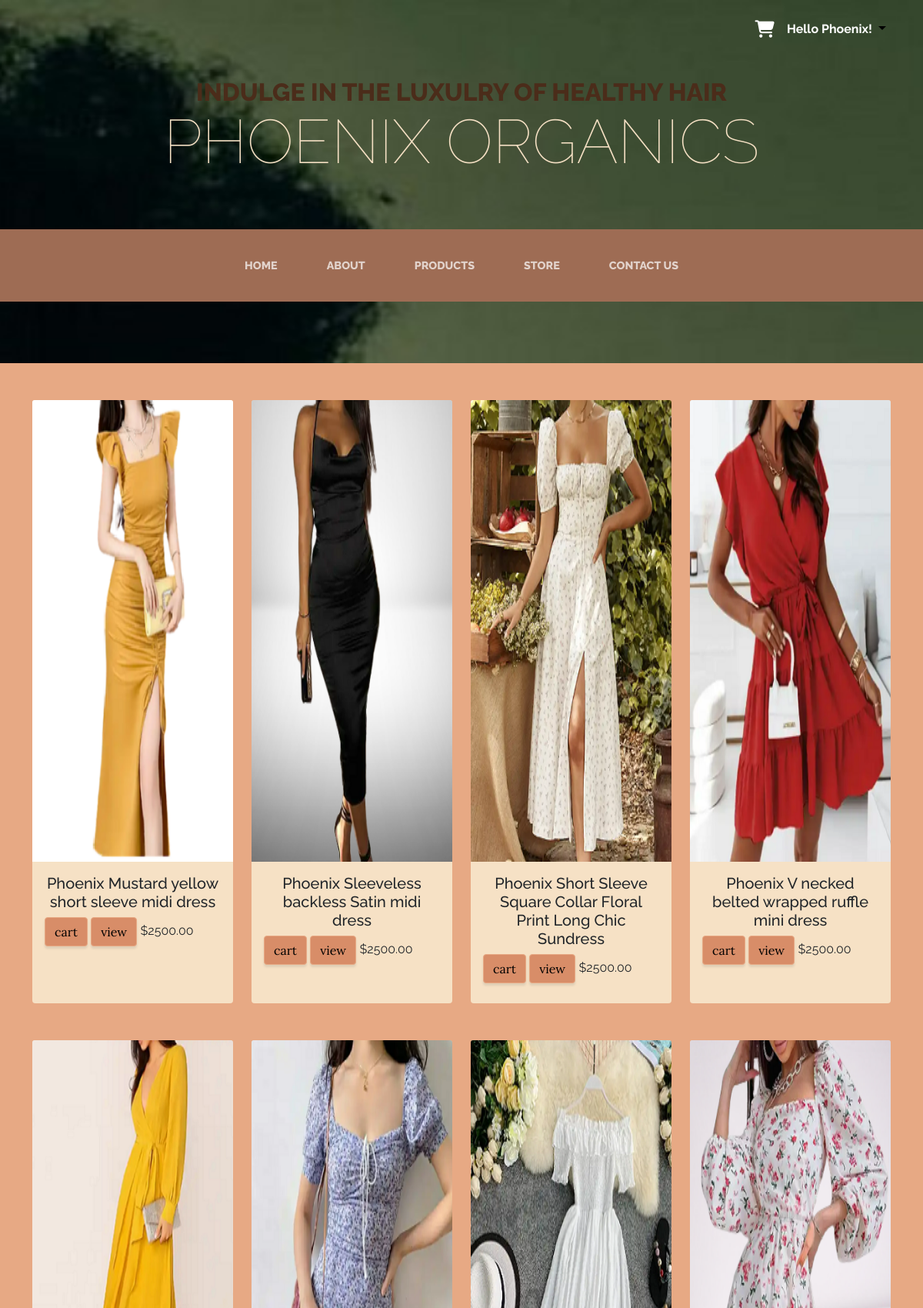
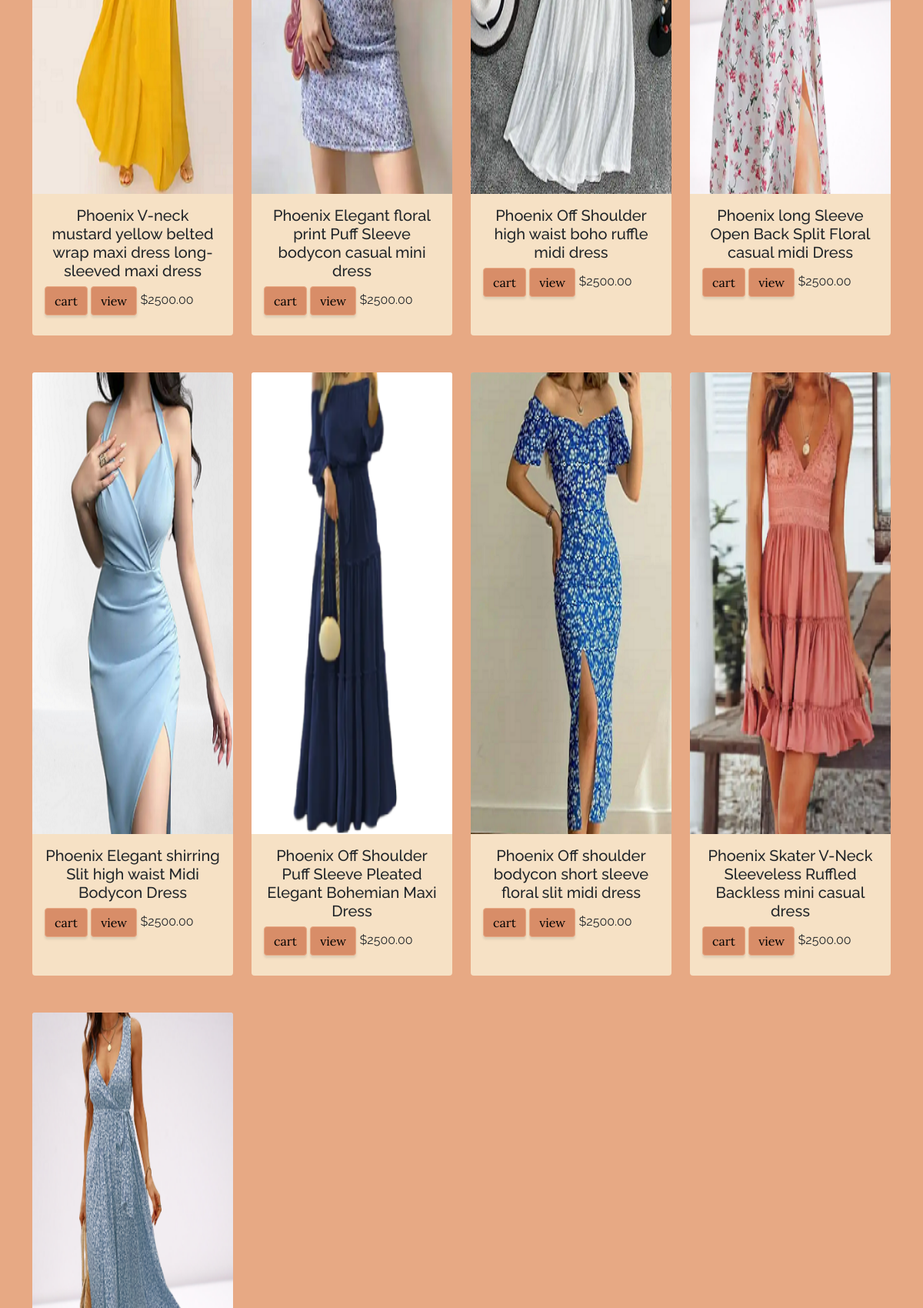
Screenshot of /dresses/ (signed in, upper part) with the database file from the repository (2 pictures, top to bottom).
### productManagement/models.py (models this page shows, shortened)
class Product(models.Model):
    product_id = models.IntegerField(primary_key=True)
    product_name = models.CharField(max_length = 350)
    product_image = models.ImageField(null=True, blank=True)
    product_price = models.FloatField() #sale price per product
    digital = models.BooleanField(default=False, null=True, blank=True) #ship product if its not digital, hence the default false
    product_tax = models.FloatField()
    stock = models.IntegerField() #automate? goods not sold/ in storage
    products_bought = models.IntegerField() #no of products bought,
    purchase_price = models.IntegerField()# amount used to purchase the products for sale
    class Meta:
        db_table='product'
    @property #help us access this as an attribute rather than as a model
    def product_imagesURL(self):
        try:
            url = self.product_image.url
        except:
            url = ''
        return url

### productManagement/views.py (the view)
# urls.py: path('dresses/', pv.dresses, name = 'dresses'),
def dresses(request):
   products = Product.objects.all()
   context = {'products': products}
   return render(request, "productManagement/dresses.html", context)

### productManagement/templates/productManagement/dresses.html (shortened to what this page needs)
{% extends 'main/base.html' %}
{%load static %}
        {% block pagecontent %}
        <section class="page-section about-heading cta">
            <div class="container">
                <div class="about-heading-content">
                    <div class="row">
                      {% for product in products %}
                        <div class="col-xl-3 col-lg-3 mt-5">
                            <div class="card w-auto h-100">
                                <img class="card-img-top vh-75" src="{{product.product_imagesURL}}" alt="Picture of a dress">
                                <div class="card-body">
                                  <h5 class="card-title text-center">{{product.product_name}}</h5>
                                  <button data-product={{product.product_id}} data-action ="add" class ="btn btn-primary update-cart">cart</button>
                                  <a href="{% url "product_view" %}" class="btn btn-primary">view</a>
                                  <p class="d-inline-block">${{product.product_price|floatformat:2}}</p>
                                </div>
                              </div>
                            </div>
                       {%endfor %}
                     </div>
            </div>
        </section>
       {% endblock %}

### main/templates/main/base.html (shortened to what this page needs)
{% load static %}
<!DOCTYPE html>
<html lang="en">
    <head>
        <link type="text/css" href="{% static 'css/styles.css' %}" rel="stylesheet" />
    </head>
    <body>
        <header>
            {% if not user.is_authenticated %}
            <div class = "px-5 pt-4 text-end d-none d-lg-block">
                <a class="btn btn-primary me-4" href="{% url "register" %}">Sign up</a>
                <a class="btn btn-primary me-4" href="{% url "login" %}">Login</a>
                <a href="/cart"> <i class="fas fa-cart-shopping fa-lg" style="color: #ffffff; cursor: pointer;"></i> </a>
            </div>
            {% else %}
            <div class = "px-5 pt-4 d-none text-end d-lg-block">
            <ul class="list-unstyled">
              <li class="d-block float-end"><a class="dropdown-toggle" data-bs-toggle="collapse" data-bs-target="#profilePopuplg" aria-controls="profilePopuplg" role="button" data-toggle="dropdown" aria-expanded="false"></a></li>
              <li class="d-block float-end me-2"> <p class="text-capitalize fw-bold" style="color: #ffffff;">Hello {{user.username}}!</p></li>
              <li class="d-block float-end me-3"> <a href="/cart"> <i class="fas fa-cart-shopping fa-lg" style="color: #ffffff; cursor: pointer;"></i> </a> </li>
            </ul>
            </div>
            {% endif %}
            <h1 class="site-heading text-center text-faded d-none d-lg-block">
                <span class="site-heading-upper text-primary mb-3">Indulge in the luxulry of healthy hair</span>
                <span class="site-heading-lower">Phoenix Organics</span>
            </h1>
        </header>
        {% if not user.is_authenticated %}
        <nav class="navbar navbar-expand-lg navbar-dark py-lg-4" id="mainNav">
            <div class="container">
                <a class="navbar-brand text-uppercase fw-bold d-lg-none" href="{% url "home" %}">PHOENIX ORGANICS</a>
                <div class = "d-lg-none">
                    <a href="/cart"><i class="fa-solid fa-cart-shopping fa-lg" style="color: #000000; cursor: pointer;"></i> </a>
                </div>
                <button class="navbar-toggler" type="button" data-bs-toggle="collapse" data-bs-target="#navbarSupportedContent" aria-controls="navbarSupportedContent" aria-expanded="false" aria-label="Toggle navigation"><span class="navbar-toggler-icon"></span></button>
                <div class="collapse navbar-collapse" id="navbarSupportedContent">
                    <ul class="navbar-nav mx-auto">
                        <li class="nav-item px-lg-4"><a class="nav-link text-uppercase" href="{% url "home" %}">Home</a></li>
                        <li class="nav-item px-lg-4"><a class="nav-link text-uppercase" href="{% url "aboutus" %}">About</a></li>
                        <li class="nav-item px-lg-4"><a class="nav-link text-uppercase" href="{% url "products" %}">Products</a></li>
                        <li class="nav-item px-lg-4"><a class="nav-link text-uppercase" href="{% url "store" %}">Store</a></li>
                        <li class="nav-item px-lg-4"><a class="nav-link text-uppercase" href="{% url "contactus" %}">Contact Us</a></li>
                    </ul>
                    <div class = "d-lg-none">
                        <a class="me-3 btn btn-primary" href="{% url "register" %}">Sign up</a>
                        <a class="me-3 btn btn-primary" href="{% url "login" %}">Login</a>
                    </div>
                </div>
            </div>
        </nav>
        {% else %}
        <nav class="navbar navbar-expand-lg navbar-dark py-lg-4" id="mainNav">
            <div class="container my-1">
                <div class="collapse navbar-collapse" id="navbarSupportedContent">
                    <ul class="navbar-nav mx-auto">
                        <li class="nav-item px-lg-4"><a class="nav-link text-uppercase" href="{% url "home" %}">Home</a></li>
                        <li class="nav-item px-lg-4"><a class="nav-link text-uppercase" href="{% url "aboutus" %}">About</a></li>
                        <li class="nav-item px-lg-4"><a class="nav-link text-uppercase" href="{% url "products" %}">Products</a></li>
                        <li class="nav-item px-lg-4"><a class="nav-link text-uppercase" href="{% url "store" %}">Store</a></li>
                        <li class="nav-item px-lg-4"><a class="nav-link text-uppercase" href="{% url "contactus" %}">Contact Us</a></li>
                    </ul>
                </div>
            </div>
        </nav>
        {% endif %}
        {% block pagecontent %} {% endblock %}
    </body>
</html>

### rows the page displays
Product: product_imagesURL (picture), product_name "Phoenix Mustard yellow short sleeve midi dress", product_price "2500.00"
Product: product_imagesURL (picture), product_name "Phoenix Sleeveless backless Satin midi dress", product_price "2500.00"
Product: product_imagesURL (picture), product_name "Phoenix Short Sleeve Square Collar Floral Print Long Chic Sundress", product_price "2500.00"
Product: product_imagesURL (picture), product_name "Phoenix V necked belted wrapped ruffle mini dress", product_price "2500.00"
Product: product_imagesURL (picture), product_name "Phoenix V-neck mustard yellow belted wrap maxi dress long-sleeved maxi dress", product_price "2500.00"
Product: product_imagesURL (picture), product_name "Phoenix Elegant floral print Puff Sleeve bodycon casual mini dress", product_price "2500.00"
Product: product_imagesURL (picture), product_name "Phoenix Off Shoulder high waist boho ruffle midi dress", product_price "2500.00"
Product: product_imagesURL (picture), product_name "Phoenix long Sleeve Open Back Split Floral casual midi Dress", product_price "2500.00"
Product: product_imagesURL (picture), product_name "Phoenix Elegant shirring Slit high waist Midi Bodycon Dress", product_price "2500.00"
Product: product_imagesURL (picture), product_name "Phoenix Off Shoulder Puff Sleeve Pleated Elegant Bohemian Maxi Dress", product_price "2500.00"
Product: product_imagesURL (picture), product_name "Phoenix Off shoulder bodycon short sleeve floral slit midi dress", product_price "2500.00"
Product: product_imagesURL (picture), product_name "Phoenix Skater V-Neck Sleeveless Ruffled Backless mini casual dress", product_price "2500.00"
Product: product_imagesURL (picture)

### other values shown
{{ user.username }} "Phoenix"
